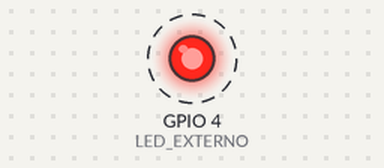
The sketch below on a simulated ESP32. Shown: output pins drawn as LEDs (lit = HIGH). Dashed ring = blinking. What the sketch prints to the serial monitor is not drawn.

Above: at 0.5 s.
Timing chart, 0 to 4.6 s (numbered marks = the images above):
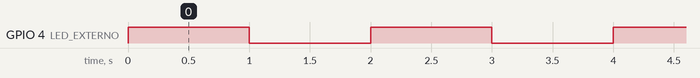

The sketch:

led_externo.ino
```cpp
/*
 * Projeto: LED externo na protoboard
 * Livro: ESP32 Descomplicado — Capítulo 5
 * Autor: Felipe Tavares
 * Descrição: Pisca um LED externo conectado ao GPIO4 com resistor de 220Ω.
 *            Mesma lógica do Blink, agora com componente externo montado
 *            corretamente na protoboard.
 * Hardware: ESP32 DevKit v1 + 1 LED + 1 resistor 220Ω + protoboard + jumpers
 *           Anodo (+) do LED → resistor 220Ω → GPIO4
 *           Catodo (-) do LED → GND
 * Testado em: Arduino IDE 2.x, pacote ESP32 by Espressif Systems
 * Wokwi: montar conforme descrito no capítulo
 *
 * Se você usar este projeto em publicações, vídeos ou repositórios,
 * mantenha este cabeçalho com a atribuição ao autor.
 */

// Usamos GPIO4 para o LED externo — diferente do GPIO2 (LED embutido).
// Isso deixa claro que estamos controlando um componente externo.
#define LED_EXTERNO 4

void setup() {
  // Configura o pino como saída para poder enviar tensão ao LED
  pinMode(LED_EXTERNO, OUTPUT);

  Serial.begin(115200);
  Serial.println("LED externo pronto!");
}

void loop() {
  // Liga o LED externo
  digitalWrite(LED_EXTERNO, HIGH);
  Serial.println("LED ligado");
  delay(1000);

  // Desliga o LED externo
  digitalWrite(LED_EXTERNO, LOW);
  Serial.println("LED desligado");
  delay(1000);
}
```

Measured:
- by itself, GPIO 4 (LED_EXTERNO): alternates HIGH for 1.0 s and LOW for 1.0 s
